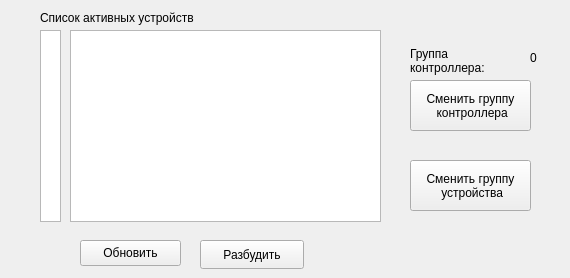
         <widget class="QWidget" name="tab_2">
          <attribute name="title">
           <string>Устройства</string>
          </attribute>
          <widget class="QLabel" name="label_2">
           <property name="geometry">
            <rect>
             <x>40</x>
             <y>10</y>
             <width>221</width>
             <height>16</height>
            </rect>
           </property>
           <property name="text">
            <string>Список активных устройств</string>
           </property>
          </widget>
          <widget class="QPushButton" name="Obnovit_2">
           <property name="geometry">
            <rect>
             <x>80</x>
             <y>240</y>
             <width>101</width>
             <height>26</height>
            </rect>
           </property>
           <property name="text">
            <string>Обновить</string>
           </property>
          </widget>
          <widget class="QPushButton" name="BAntiSleep_2">
           <property name="geometry">
            <rect>
             <x>200</x>
             <y>240</y>
             <width>104</width>
             <height>29</height>
            </rect>
           </property>
           <property name="text">
            <string>Разбудить</string>
           </property>
          </widget>
          <widget class="QPushButton" name="pBPanIdContr">
           <property name="geometry">
            <rect>
             <x>410</x>
             <y>80</y>
             <width>121</width>
             <height>51</height>
            </rect>
           </property>
           <property name="text">
            <string>Сменить группу
 контроллера</string>
           </property>
          </widget>
          <widget class="QLabel" name="label_3">
           <property name="geometry">
            <rect>
             <x>410</x>
             <y>40</y>
             <width>121</width>
             <height>41</height>
            </rect>
           </property>
           <property name="text">
            <string>Группа
контроллера:</string>
           </property>
          </widget>
          <widget class="QLabel" name="LabGroupKontr">
           <property name="geometry">
            <rect>
             <x>530</x>
             <y>50</y>
             <width>31</width>
             <height>16</height>
            </rect>
           </property>
           <property name="text">
            <string>0</string>
           </property>
          </widget>
          <widget class="QListWidget" name="listV">
           <property name="geometry">
            <rect>
             <x>70</x>
             <y>30</y>
             <width>311</width>
             <height>192</height>
            </rect>
           </property>
           <property name="editTriggers">
            <set>QAbstractItemView::NoEditTriggers</set>
           </property>
           <property name="showDropIndicator" stdset="0">
            <bool>false</bool>
           </property>
           <property name="selectionMode">
            <enum>QAbstractItemView::MultiSelection</enum>
           </property>
           <property name="selectionRectVisible">
            <bool>false</bool>
           </property>
          </widget>
          <widget class="QListWidget" name="listVibr">
           <property name="geometry">
            <rect>
             <x>40</x>
             <y>30</y>
             <width>21</width>
             <height>192</height>
            </rect>
           </property>
           <property name="selectionMode">
            <enum>QAbstractItemView::MultiSelection</enum>
           </property>
          </widget>
          <widget class="QPushButton" name="pBPanId">
           <property name="geometry">
            <rect>
             <x>410</x>
             <y>160</y>
             <width>121</width>
             <height>51</height>
            </rect>
           </property>
           <property name="text">
            <string>Сменить группу
 устройства</string>
           </property>
          </widget>
         </widget>
